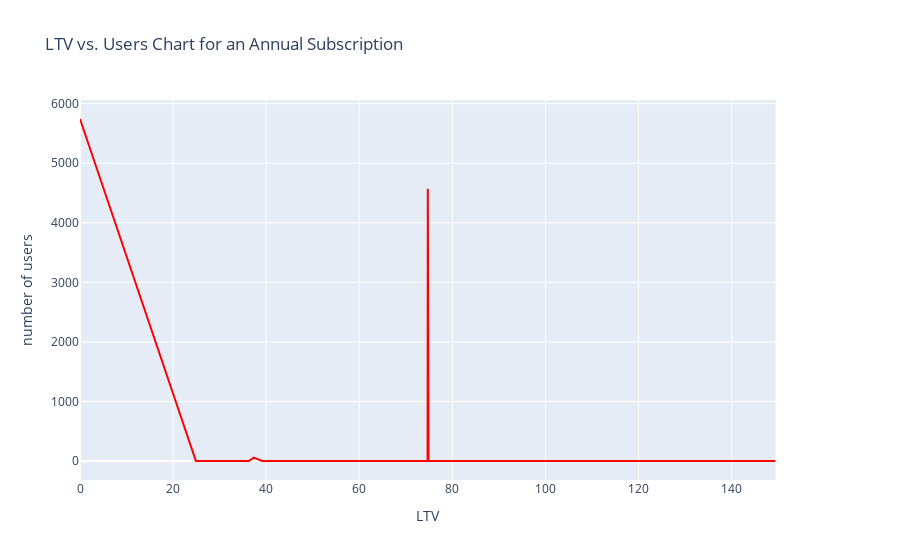

Notebook code for this chart:
### Code cell
plotting(ltv_y, number_of_users_y, name_y, xaxis_name, yaxis_name)

### Figure 1 — Plotly figure (JSON) as saved in the notebook; plotly's stock layout.template omitted (floating-point values rounded to 4 significant figures; data arrays with more than 128 entries replaced by an {"elided": "..."} marker saying what was removed)
{"data": [{"marker": {"color": "red"}, "type": "scatter", "x": {"elided": "732 float values"}, "xaxis": "x", "y": {"elided": "732 int values"}, "yaxis": "y"}], "layout": {"title": {"text": "LTV vs. Users Chart for an Annual Subscription"}, "xaxis": {"anchor": "y", "domain": [0, 0.94], "title": {"text": "LTV"}}, "yaxis": {"anchor": "x", "domain": [0, 1], "title": {"text": "number of users"}}, "yaxis2": {"anchor": "x", "overlaying": "y", "side": "right"}}}
